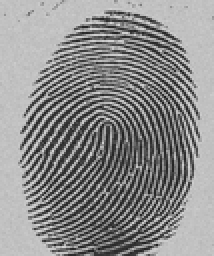
%> input picture Lab4-Morphology-main/assets/fingerprint.tif, 107 x 128 px, shrunk from 798 x 958 before the run (shown 2 times larger)
$ octave Task4.m   (GNU Octave 9; MATLAB toolbox functions it lacks are replaced by stand-ins)
%> lines starting %> are read from the running program, lines starting %| are printed output that depends on the picture; in (x1, y1, x2, y2) boxes, pixels count from 0 and x2, y2 are one past the last pixel; in counts of white or black regions, pixels touching at a corner belong together; the program's own positions count from 1
f = imread('assets/fingerprint.tif');
%> f is the input picture: size 128x107 uint8; min 26, max 221, mean 140
f = imcomplement(f);
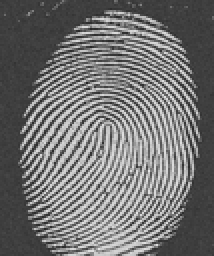
%> f: size 128x107 uint8 (shown 2 times larger); min 34, max 229, mean 115
level = graythresh(f);
%> level = 0.498
BW = imbinarize(f, level);
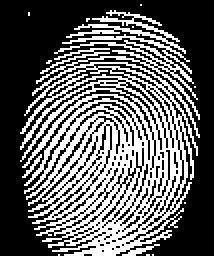
%> BW: size 128x107 logical (shown 2 times larger); 38.4% white in thin lines or dots, all inside (x1, y1, x2, y2) = (10, 2, 100, 128)

SE = strel("disk", 3);
g1 = bwmorph(BW, "thin");
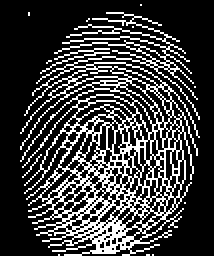
%> g1: size 128x107 logical (shown 2 times larger); 24.3% white in thin lines or dots, all inside (x1, y1, x2, y2) = (10, 2, 100, 128)
g2 = bwmorph(g1, "thin");
g3 = bwmorph(g2, "thin");
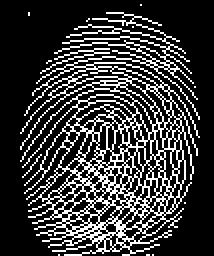
%> g3: size 128x107 logical (shown 2 times larger); 22.7% white in thin lines or dots, all inside (x1, y1, x2, y2) = (10, 2, 100, 128)
g4 = bwmorph(g3, "thin");
g5 = bwmorph(g4, "thin");
g6 = bwmorph(BW, "thin", inf);
% montage({g1, g2, g3, g4, g5, g6}, "Size", [2 3])

BW_inv = ~BW;

t1 = bwmorph(BW_inv, "thicken", 1);
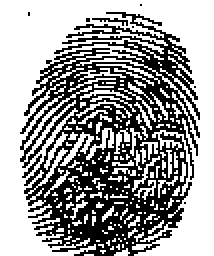
%> t1: size 128x107 logical (shown 2 times larger); 61% white; black in thin lines or dots, all inside (x1, y1, x2, y2) = (10, 2, 100, 128)
t2 = bwmorph(BW_inv, "thicken", 2);
t3 = bwmorph(BW_inv, "thicken", 3);
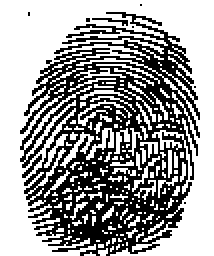
%> t3: size 128x107 logical (shown 2 times larger); 60.7% white; black in thin lines or dots, all inside (x1, y1, x2, y2) = (10, 2, 100, 128)
t4 = bwmorph(BW_inv, "thicken", 4);
t5 = bwmorph(BW_inv, "thicken", 5);
tInf = bwmorph(BW_inv, "thicken", inf);

montage({BW_inv, t1, t2, t3, t5, tInf}, "Size", [2 3]);
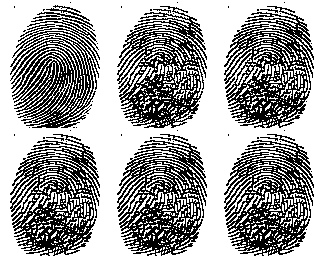
%> displayed picture: size 256x321 logical; 60.9% white; black in thin lines or dots

$ run again, with Lab4-Morphology-main/assets/blobs.tif copied over Lab4-Morphology-main/assets/fingerprint.tif
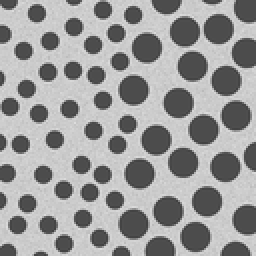
%> input picture Lab4-Morphology-main/assets/blobs.tif, 128 x 128 px, shrunk from 600 x 600 before the run (shown 2 times larger)
%> f is the input picture: size 128x128 uint8; min 62, max 222, mean 153.6
%> level = 0.447
%> `BW = imbinarize(f, level);`:
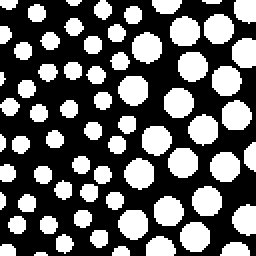
%> BW: size 128x128 logical (shown 2 times larger); 39% white; 69 white regions (4 under 20 px), largest, box (x1, y1, x2, y2) and area: (66, 16, 81, 32) 183, (85, 8, 100, 23) 181, (82, 44, 97, 59) 181
%> g1: size 128x128 logical; 27.4% white; 69 white regions (8 under 20 px), largest, box (x1, y1, x2, y2) and area: (67, 17, 80, 31) 141, (83, 45, 96, 58) 141, (85, 75, 98, 88) 141
%> g2: size 128x128 logical; 18.1% white; 69 white regions (11 under 20 px), largest, box (x1, y1, x2, y2) and area: (84, 46, 95, 57) 105, (86, 76, 97, 87) 105, (107, 78, 118, 89) 105
%> g3: size 128x128 logical; 11% white; 69 white regions (48 under 20 px), largest, box (x1, y1, x2, y2) and area: (69, 19, 78, 29) 73, (85, 47, 94, 56) 73, (87, 77, 96, 86) 73
%> g4: size 128x128 logical; 6.1% white; 69 white regions (50 under 20 px), largest, box (x1, y1, x2, y2) and area: (70, 20, 77, 28) 47, (86, 48, 93, 55) 47, (109, 80, 116, 87) 47
%> g5: size 128x128 logical; 3.7% white; 69 white regions (52 under 20 px), largest, box (x1, y1, x2, y2) and area: (107, 12, 112, 17) 25, (71, 21, 76, 27) 25, (87, 49, 92, 54) 25
%> g6: size 128x128 logical; 1.3% white in thin lines or dots
%> t1: size 128x128 logical; 71.3% white; 69 black regions (6 under 20 px), largest, box (x1, y1, x2, y2) and area: (86, 9, 99, 22) 141, (67, 17, 80, 31) 141, (107, 34, 120, 47) 141
%> t2: size 128x128 logical; 80.3% white; 67 black regions (7 under 20 px), largest, box (x1, y1, x2, y2) and area: (68, 18, 79, 30) 111, (87, 10, 98, 21) 107, (91, 28, 102, 39) 106
%> t3: size 128x128 logical; 87.8% white; 63 black regions (39 under 20 px), largest, box (x1, y1, x2, y2) and area: (69, 19, 78, 29) 77, (85, 47, 94, 56) 77, (108, 79, 117, 88) 77
%> t4: size 128x128 logical; 93.1% white; 63 black regions (41 under 20 px), largest, box (x1, y1, x2, y2) and area: (120, 23, 128, 30) 52, (120, 106, 128, 114) 52, (121, 0, 128, 8) 49
%> t5: size 128x128 logical; 96.1% white; 61 black regions (40 under 20 px), largest, box (x1, y1, x2, y2) and area: (122, 0, 128, 7) 36, (121, 107, 128, 113) 32, (121, 24, 128, 29) 31
%> tInf: size 128x128 logical; 99.4% white; black in thin lines or dots
%> `montage({BW_inv, t1, t2, t3, t5, tInf}, "Size", [2 3]);`:
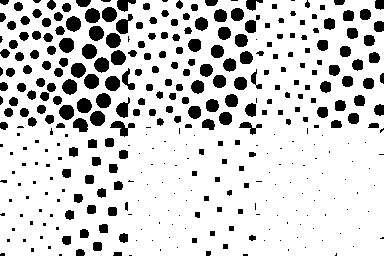
%> displayed picture: size 256x384 logical; 82.6% white; 371 black regions (147 under 20 px), largest, box (x1, y1, x2, y2) and area: (116, 14, 133, 34) 185, (66, 16, 81, 32) 183, (85, 8, 100, 23) 181

$ run again, with Lab4-Morphology-main/assets/fillings.tif copied over Lab4-Morphology-main/assets/fingerprint.tif
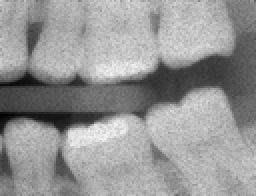
%> input picture Lab4-Morphology-main/assets/fillings.tif, 128 x 98 px, shrunk from 888 x 680 before the run (shown 2 times larger)
%> f is the input picture: size 98x128 uint8; min 0, max 245, mean 150.1
%> level = 0.478
%> `BW = imbinarize(f, level);`:
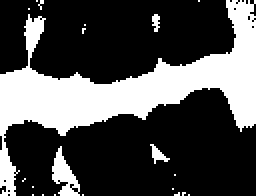
%> BW: size 98x128 logical (shown 2 times larger); 30.5% white; 21 white regions (17 under 20 px), largest, box (x1, y1, x2, y2) and area: (0, 0, 128, 98) 3552, (26, 73, 40, 98) 176, (75, 72, 85, 82) 41, (76, 7, 80, 16) 25
%> g1: size 98x128 logical; 26% white; 21 white regions (18 under 20 px), largest, box (x1, y1, x2, y2) and area: (0, 0, 128, 98) 3074, (27, 73, 40, 98) 120, (75, 72, 85, 82) 23
%> g2: size 98x128 logical; 22.2% white; 21 white regions (19 under 20 px), largest, box (x1, y1, x2, y2) and area: (0, 0, 128, 98) 2650, (28, 73, 40, 98) 85
%> g3: size 98x128 logical; 19% white; 21 white regions (19 under 20 px), largest, box (x1, y1, x2, y2) and area: (0, 0, 128, 98) 2270, (28, 73, 40, 98) 64
%> g4: size 98x128 logical; 16.1% white; 21 white regions (19 under 20 px), largest, box (x1, y1, x2, y2) and area: (0, 0, 128, 98) 1914, (28, 73, 40, 98) 52
%> g5: size 98x128 logical; 13.4% white; 21 white regions (19 under 20 px), largest, box (x1, y1, x2, y2) and area: (0, 0, 128, 98) 1589, (28, 73, 40, 98) 49
%> g6: size 98x128 logical; 3.6% white in thin lines or dots
%> t1: size 98x128 logical; 72.7% white; 14 black regions (11 under 20 px), largest, box (x1, y1, x2, y2) and area: (0, 0, 128, 98) 3209, (27, 73, 40, 98) 140, (75, 72, 85, 82) 28
%> t2: size 98x128 logical; 75.8% white; 14 black regions (11 under 20 px), largest, box (x1, y1, x2, y2) and area: (0, 0, 128, 98) 2865, (28, 73, 40, 98) 108, (75, 72, 85, 82) 28
%> t3: size 98x128 logical; 78.3% white; 14 black regions (11 under 20 px), largest, box (x1, y1, x2, y2) and area: (0, 0, 128, 98) 2562, (28, 73, 40, 98) 94, (75, 72, 85, 82) 28
%> t4: size 98x128 logical; 80.8% white; 15 black regions (11 under 20 px), largest, box (x1, y1, x2, y2) and area: (0, 0, 128, 66) 2170, (0, 64, 10, 98) 93, (28, 73, 40, 98) 84, (75, 72, 85, 82) 28
%> t5: size 98x128 logical; 82.9% white; 16 black regions (11 under 20 px), largest, box (x1, y1, x2, y2) and area: (0, 0, 128, 66) 1903, (28, 73, 40, 98) 83, (0, 81, 10, 98) 64, (75, 72, 85, 82) 28, (0, 64, 3, 80) 23
%> tInf: size 98x128 logical; 94.6% white; black in thin lines or dots
%> `montage({BW_inv, t1, t2, t3, t5, tInf}, "Size", [2 3]);`:
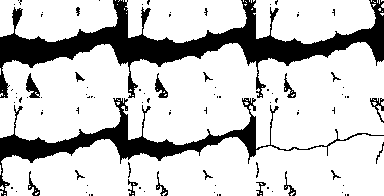
%> displayed picture: size 196x384 logical; 79% white; 92 black regions (71 under 20 px), largest, box (x1, y1, x2, y2) and area: (0, 0, 384, 98) 9626, (0, 98, 384, 196) 4761, (26, 73, 40, 98) 176
